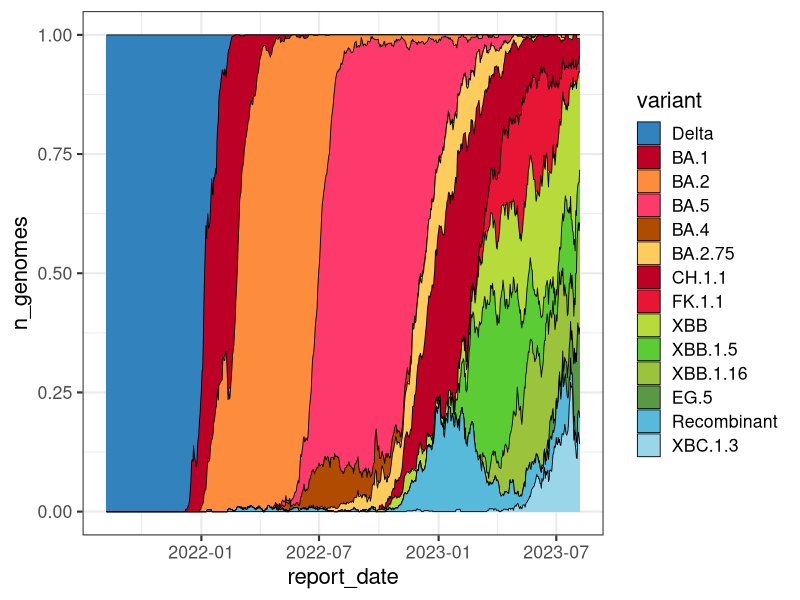

Here is the R script that generated this plot: (Note: this script raises an error after producing the figure.)
## ---- chunk 1
knitr::opts_chunk$set(
  fig.path = "images/"
)
## ---- chunk 2
library(lubridate)
library(tidyr)
library(ggplot2)
library(forcats)

voc <- read.csv("data/all_variant_counts.csv")
voc$report_date <- ymd(voc$report_date)
tidy_voc <- pivot_longer(voc, !report_date, names_to = "variant", values_to = "n_genomes")

stack_order <- c("Delta", 
                 "BA.1", 
                 "BA.2", 
                 "BA.5", 
                 "BA.4", 
                 "BA.2.75", 
                 "CH.1.1", 
                 "FK.1.1",
                 "XBB", 
                 "XBB.1.5", 
                 "XBB.1.16",
                 "EG.5",
                 "Recombinant",
                 "XBC.1.3"
)

tidy_voc$variant <- fct_relevel(tidy_voc$variant, stack_order)




voc_pal <-c(Delta        = "#3182bd", 
            BA.1         = "#bd0026", 
            BA.2         = "#fd8d3c", 
            BA.4         = "#B14B02",
            BA.5         = "#FD3A6B",
            BA.2.75      = "#fecc5c", 
            CH.1.1       = "#bd0026",
            FK.1.1       = "#E81634",
            XBB          = "#b6db3a",
            XBB.1.5      = "#5CCC34", 
            XBB.1.16     = "#9CC33C",
            EG.5         = "#599945",
            Recombinant  = "#57badb", 
            XBC.1.3      = "#9AD6EA"
)



ggplot(tidy_voc, aes(report_date, n_genomes, fill=variant)) + 
    geom_area(position = 'fill', colour='black', size=0.3) +
    scale_fill_manual(values=voc_pal)+
    theme_bw(base_size = 16)  

## ---- chunk 3
library(lubridate)
recent <-  filter(tidy_voc, report_date >= today() - months(3))
ggplot(recent, aes(report_date, n_genomes, fill=variant)) + 
    geom_area(position = 'fill', colour='black', size=0.3) +
    scale_fill_manual(values=voc_pal)+
    theme_bw(base_size = 16)
